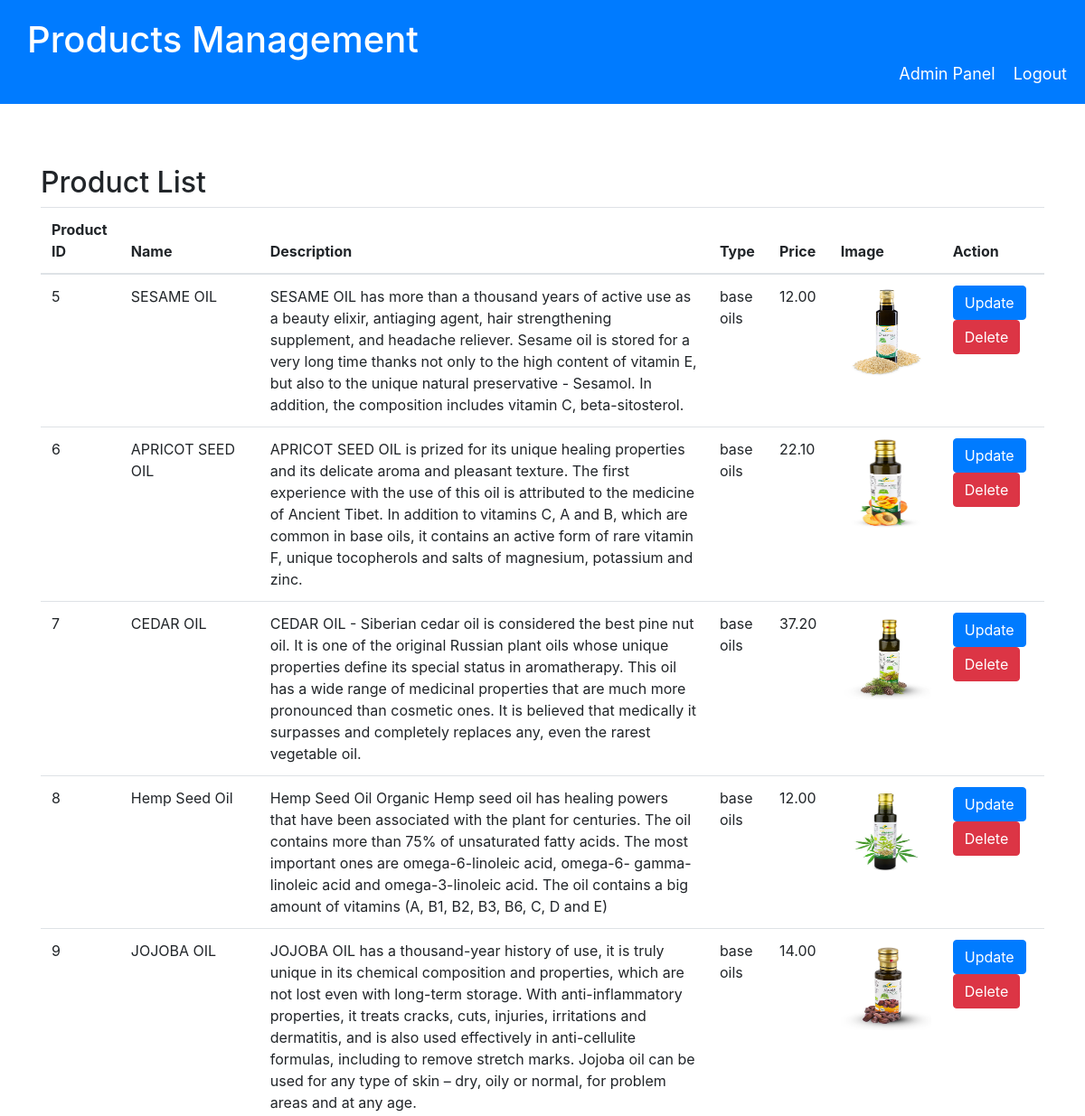
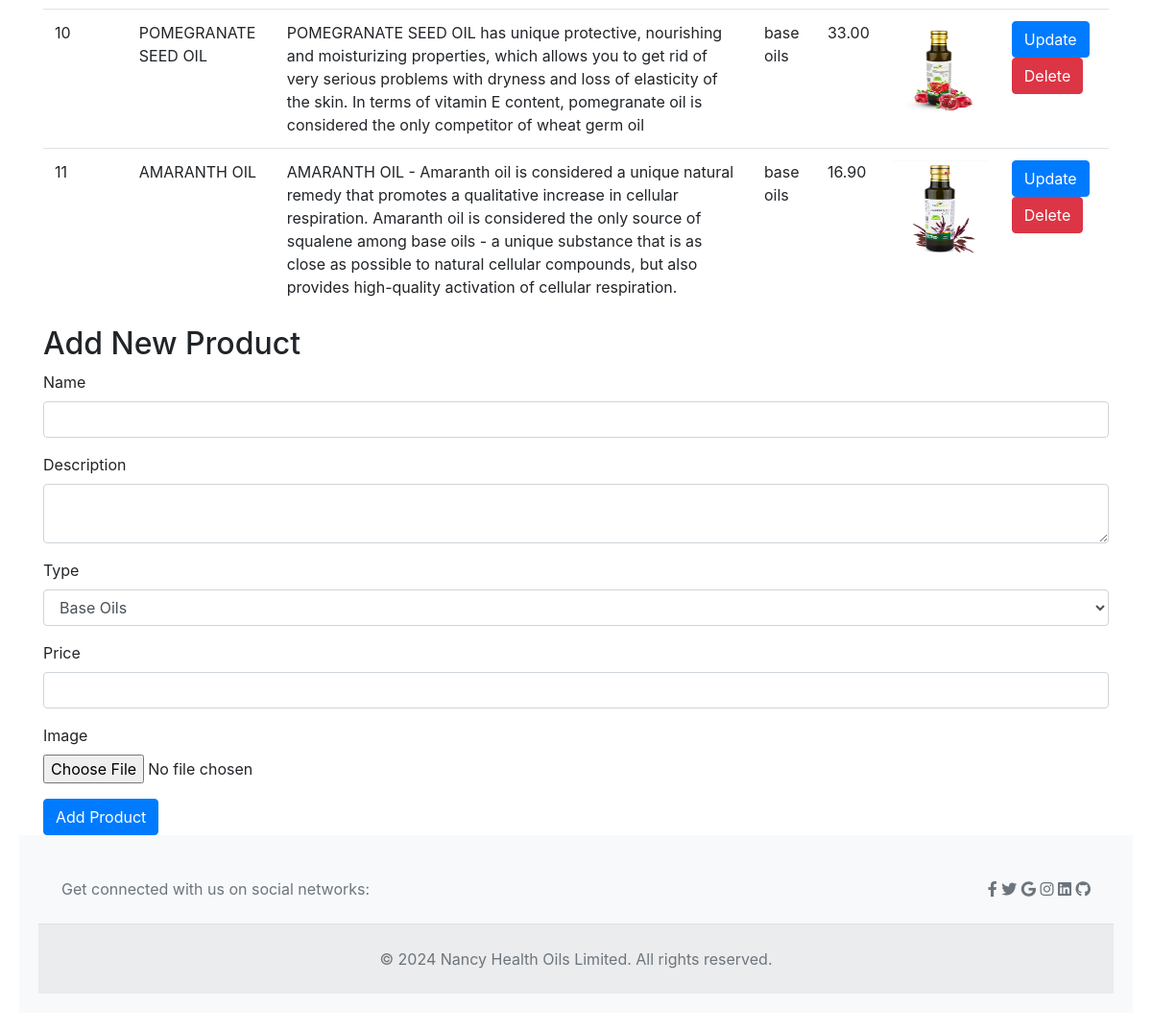
The app's page /Adproducts.php (signed in) with its own data (2 pictures, top to bottom).
### tables this page shows
CREATE TABLE `base_oils` (
  `id` int(11) NOT NULL,
  `name` varchar(255) NOT NULL,
  `description` text NOT NULL,
  `price` decimal(10,2) NOT NULL,
  `image` varchar(255) NOT NULL,
  `type` varchar(50) DEFAULT NULL,
  `image_path` varchar(255) DEFAULT NULL
);

### Adproducts.php (the view, shortened to what this page needs)
<?php
include 'db.php';
$sql = "SELECT * FROM base_oils";
$properties_result = $conn->query($sql);
$name = $description = $type = $price = "";
?>
<!DOCTYPE html>
<html lang="en">
<head>
    <link rel="stylesheet" href="adminStyle.css?v=<?php echo time(); ?>">
    <link href="https://maxcdn.bootstrapcdn.com/bootstrap/4.5.2/css/bootstrap.min.css" rel="stylesheet">
    <link href="https://cdnjs.cloudflare.com/ajax/libs/font-awesome/6.0.0/css/all.min.css" rel="stylesheet" />
</head>
<body>
    <header>
        <div class="header-container">
            <div class="logo">
                <h1>Products Management</h1>
            </div>
            <nav>
                <ul>
                    <li><a href="admin.php">Admin Panel</a></li>
                    <li><a href="logout.php">Logout</a></li>
                </ul>
            </nav>
        </div>
    </header>
    <main>
        <div class="container mt-5">
            <h2>Product List</h2>
            <table class="table">
                <thead>
                    <tr>
                        <th>Product ID</th>
                        <th>Name</th>
                        <th>Description</th>
                        <th>Type</th>
                        <th>Price</th>
                        <th>Image</th>
                        <th>Action</th>
                    </tr>
                </thead>
                <tbody>
                    <?php
                    if ($properties_result->num_rows > 0) {
                        while ($row = $properties_result->fetch_assoc()) {
                            echo "<tr>";
                            echo "<td>{$row['id']}</td>";
                            echo "<td>{$row['name']}</td>";
                            echo "<td>{$row['description']}</td>";
                            echo "<td>{$row['type']}</td>";
                            echo "<td>{$row['price']}</td>";
                            echo "<td><img src='{$row['image']}' height='100' width='100'></td>";
                            echo "<td>";
                            echo "<a href='UpdateProperty.php?id={$row['id']}' class='btn btn-primary'>Update</a>";
                            echo "<form method='post' style='display:inline-block'>";
                            echo "<button type='submit' class='btn btn-danger'>Delete</button>";
                            echo "</form>";
                            echo "</td>";
                            echo "</tr>";
                        }
                    } else {
                        echo "<tr><td colspan='10'>No products found</td></tr>";
                    }
                    ?>
                </tbody>
            </table>
            <h2>Add New Product</h2>
            <form action="<?php echo htmlspecialchars($_SERVER["PHP_SELF"]); ?>" method="post" enctype="multipart/form-data">
                <div class="form-group">
                    <label for="name">Name</label>
                    <input type="text" class="form-control" id="name" name="name" value="<?php echo $name; ?>">
                </div>
                <div class="form-group">
                    <label for="description">Description</label>
                    <textarea class="form-control" id="description" name="description"><?php echo $description; ?></textarea>
                </div>
                <div class="form-group">
                    <label for="type">Type</label>
                    <select class="form-control" id="type" name="type">
                        <option value="base oils">Base Oils</option>
                    </select>
                </div>
                <div class="form-group">
                    <label for="price">Price</label>
                    <input type="text" class="form-control" id="price" name="price" value="<?php echo $price; ?>">
                </div>
                <div class="form-group">
                    <label for="image">Image</label>
                    <input type="file" class="form-control-file" id="image" name="image">
                </div>
                <button type="submit" class="btn btn-primary" name="submit">Add Product</button>
            </form>
        </div>
    <footer class="text-center text-lg-start bg-body-tertiary text-muted">
        <section class="d-flex justify-content-center justify-content-lg-between p-4 border-bottom">
            <div class="me-5 d-none d-lg-block">
                <span>Get connected with us on social networks:</span>
            </div>
            <div>
                <a href="#" class="me-4 text-reset">
                    <i class="fab fa-facebook-f"></i>
                </a>
                <a href="#" class="me-4 text-reset">
                    <i class="fab fa-twitter"></i>
                </a>
                <a href="#" class="me-4 text-reset">
                    <i class="fab fa-google"></i>
                </a>
                <a href="#" class="me-4 text-reset">
                    <i class="fab fa-instagram"></i>
                </a>
                <a href="#" class="me-4 text-reset">
                    <i class="fab fa-linkedin"></i>
                </a>
                <a href="#" class="me-4 text-reset">
                    <i class="fab fa-github"></i>
                </a>
            </div>
        </section>
        <div class="text-center p-4" style="background-color: rgba(0, 0, 0, 0.05);">
            © 2024 Nancy Health Oils Limited. All rights reserved.
        </div>
    </footer>
</body>
</html>

### adminStyle.css (style rules this page uses)
header { background-color: #007bff; color: #fff; padding: 20px; display: flex; justify-content: space-between; align-items: center; }
.logo { display: flex; align-items: center; }
.logo h1 { margin: 0; margin-left: 10px; }
nav ul { list-style-type: none; margin: 0; padding: 0; display: flex; align-items: center; }
nav ul li { margin-left: 20px; }
nav ul li:first-child { margin-left: auto; }
nav ul li a { text-decoration: none; color: #fff; font-size: 18px; }
main { padding: 20px; }
footer { background-color: #f8f9fa; color: #333; padding: 20px; text-align: center; }

### records on screen
base_oils: id "5", name "SESAME OIL", description "SESAME OIL has more than a thousand years of active use as a beauty elixir, antiaging agent, hair strengthening supplement, and headache reliever. Sesame oil is stored for a very long time thanks not only to the high content of vitamin E, but also to the unique natural preservative - Sesamol. In addition, the composition includes vitamin C, beta-sitosterol.", type "base oils", price "12.00", image (picture)
base_oils: id "6", name "APRICOT SEED OIL", description "APRICOT SEED OIL is prized for its unique healing properties and its delicate aroma and pleasant texture. The first experience with the use of this oil is attributed to the medicine of Ancient Tibet. In addition to vitamins C, A and B, which are common in base oils, it contains an active form of rare vitamin F, unique tocopherols and salts of magnesium, potassium and zinc.", type "base oils", price "22.10", image (picture)
base_oils: id "7", name "CEDAR OIL", description "CEDAR OIL - Siberian cedar oil is considered the best pine nut oil. It is one of the original Russian plant oils whose unique properties define its special status in aromatherapy. This oil has a wide range of medicinal properties that are much more pronounced than cosmetic ones. It is believed that medically it surpasses and completely replaces any, even the rarest vegetable oil.", type "base oils", price "37.20", image (picture)
base_oils: id "8", name "Hemp Seed Oil", description "Hemp Seed Oil Organic Hemp seed oil has healing powers that have been associated with the plant for centuries. The oil contains more than 75% of unsaturated fatty acids. The most important ones are omega-6-linoleic acid, omega-6- gamma-linoleic acid and omega-3-linoleic acid. The oil contains a big amount of vitamins (A, B1, B2, B3, B6, C, D and E)", type "base oils", price "12.00", image (picture)
base_oils: id "9", name "JOJOBA OIL", description "JOJOBA OIL has a thousand-year history of use, it is truly unique in its chemical composition and properties, which are not lost even with long-term storage. With anti-inflammatory properties, it treats cracks, cuts, injuries, irritations and dermatitis, and is also used effectively in anti-cellulite formulas, including to remove stretch marks. Jojoba oil can be used for any type of skin – dry, oily or normal, for problem areas and at any age.", type "base oils", price "14.00", image (picture)
base_oils: id "10", name "POMEGRANATE SEED OIL", description "POMEGRANATE SEED OIL has unique protective, nourishing and moisturizing properties, which allows you to get rid of very serious problems with dryness and loss of elasticity of the skin. In terms of vitamin E content, pomegranate oil is considered the only competitor of wheat germ oil", type "base oils", price "33.00", image (picture)
base_oils: id "11", name "AMARANTH OIL", description "AMARANTH OIL - Amaranth oil is considered a unique natural remedy that promotes a qualitative increase in cellular respiration. Amaranth oil is considered the only source of squalene among base oils - a unique substance that is as close as possible to natural cellular compounds, but also provides high-quality activation of cellular respiration.", type "base oils", price "16.90", image (picture)
